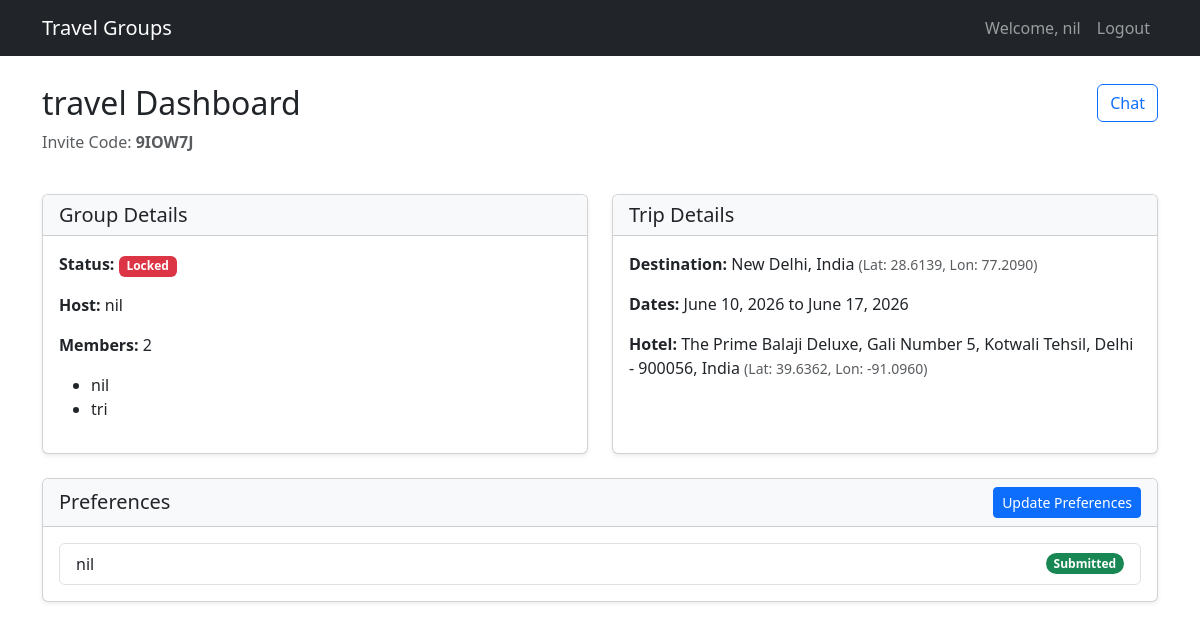
The page /group/9IOW7J/ (signed in) on the database its author committed.
### groups/models.py (models this page shows, shortened)
class ChatGroup(models.Model):
    name = models.CharField(max_length=100)
    code = models.CharField(max_length=8, unique=True, default=generate_unique_code)
    creator = models.ForeignKey(User, on_delete=models.CASCADE, related_name='created_groups')
    members = models.ManyToManyField(User, related_name='chat_groups')
    is_locked = models.BooleanField(default=False)
    created_at = models.DateTimeField(auto_now_add=True)

class Trip(models.Model):
    group = models.OneToOneField(ChatGroup, on_delete=models.CASCADE, related_name='trip')
    destination_city = models.CharField(max_length=100)
    destination_lat = models.FloatField(blank=True, null=True)
    destination_lon = models.FloatField(blank=True, null=True)
    start_date = models.DateField()
    end_date = models.DateField()
    hotel_name = models.CharField(max_length=100, blank=True, null=True)
    hotel_lat = models.FloatField(blank=True, null=True)
    hotel_lon = models.FloatField(blank=True, null=True)

class UserPreference(models.Model):
    user = models.ForeignKey(User, on_delete=models.CASCADE, related_name='preferences')
    group = models.ForeignKey(ChatGroup, on_delete=models.CASCADE, related_name='preferences')
    budget = models.DecimalField(max_digits=10, decimal_places=2)
    trip_style = models.CharField(max_length=50)
    walking_limit = models.FloatField(help_text="In kilometers")
    category_votes = models.JSONField(default=dict)
    days = models.IntegerField()
    embedding = models.TextField(blank=True, null=True)

### groups/views.py (the view)
# urls.py: path('group/<str:code>/', views.group_detail, name='group_detail'),
@login_required
def group_detail(request, code):
    group = get_object_or_404(ChatGroup, code=code)
    if request.user not in group.members.all():
        messages.error(request, 'You are not a member of this group.')
        return redirect('home')
    trip = getattr(group, 'trip', None)
    has_submitted_preference = UserPreference.objects.filter(group=group, user=request.user).exists()
    context = {
        'group': group,
        'trip': trip,
        'has_submitted_preference': has_submitted_preference,
        'is_host': request.user == group.creator,
    }
    return render(request, 'groups/group_detail.html', context)

### groups/templates/groups/group_detail.html (shortened to what this page needs)
{% extends 'base.html' %}
{% block content %}
<div class="row mb-4">
    <div class="col-md-8">
        <h2>{{ group.name }} Dashboard</h2>
        <p class="text-muted">Invite Code: <strong>{{ group.code }}</strong></p>
    </div>
    <div class="col-md-4 text-end">
        <a href="{% url 'chat_room' group.code %}" class="btn btn-outline-primary">Chat</a>
    </div>
</div>
<div class="row">
    <div class="col-md-6 mb-4">
        <div class="card shadow-sm h-100">
            <div class="card-header bg-light">
                <h5 class="mb-0">Group Details</h5>
            </div>
            <div class="card-body">
                <p><strong>Status:</strong> {% if group.is_locked %}<span class="badge bg-danger">Locked</span>{% else %}<span class="badge bg-success">Open</span>{% endif %}</p>
                <p><strong>Host:</strong> {{ group.creator.username }}</p>
                <p><strong>Members:</strong> {{ group.members.count }}</p>
                <ul>
                    {% for member in group.members.all %}
                    <li>{{ member.username }}</li>
                    {% endfor %}
                </ul>
            </div>
        </div>
    </div>
    <div class="col-md-6 mb-4">
        <div class="card shadow-sm h-100">
            <div class="card-header bg-light">
                <h5 class="mb-0">Trip Details</h5>
            </div>
            <div class="card-body">
                {% if trip %}
                <p><strong>Destination:</strong> {{ trip.destination_city }}
                   {% if trip.destination_lat %}<small class="text-muted">(Lat: {{ trip.destination_lat|floatformat:4 }}, Lon: {{ trip.destination_lon|floatformat:4 }})</small>{% endif %}
                </p>
                <p><strong>Dates:</strong> {{ trip.start_date }} to {{ trip.end_date }}</p>
                {% if trip.hotel_name %}
                <p><strong>Hotel:</strong> {{ trip.hotel_name }}
                   {% if trip.hotel_lat %}<small class="text-muted">(Lat: {{ trip.hotel_lat|floatformat:4 }}, Lon: {{ trip.hotel_lon|floatformat:4 }})</small>{% endif %}
                </p>
                {% endif %}
                {% endif %}
            </div>
        </div>
    </div>
    <div class="col-md-12">
        <div class="card shadow-sm">
            <div class="card-header bg-light d-flex justify-content-between align-items-center">
                <h5 class="mb-0">Preferences</h5>
                {% if group.is_locked %}
                <a href="{% url 'submit_preference' group.code %}" class="btn btn-sm btn-primary">
                    {% if has_submitted_preference %}Update Preferences{% else %}Submit Preferences{% endif %}
                </a>
                {% endif %}
            </div>
            <div class="card-body">
                {% if not group.is_locked %}
                <p class="text-muted">Preferences can only be submitted after the group is locked.</p>
                {% else %}
                <ul class="list-group">
                    {% for pref in group.preferences.all %}
                    <li class="list-group-item d-flex justify-content-between align-items-center">
                        {{ pref.user.username }}
                        <span class="badge bg-success rounded-pill">Submitted</span>
                    </li>
                    {% empty %}
                    <li class="list-group-item text-muted">No members have submitted preferences yet.</li>
                    {% endfor %}
                </ul>
                {% endif %}
            </div>
        </div>
    </div>
</div>
{% endblock %}

### templates/base.html (shortened to what this page needs)
<!DOCTYPE html>
<html lang="en">
<head>
    <link href="https://cdn.jsdelivr.net/npm/bootstrap@5.3.0/dist/css/bootstrap.min.css" rel="stylesheet">
</head>
<body>
    <nav class="navbar navbar-expand-lg navbar-dark bg-dark fixed-top">
        <div class="container">
            <a class="navbar-brand" href="{% url 'home' %}">Travel Groups</a>
            <div class="collapse navbar-collapse">
                <ul class="navbar-nav ms-auto">
                    {% if user.is_authenticated %}
                        <li class="nav-item">
                            <span class="nav-link">Welcome, {{ user.username }}</span>
                        </li>
                        <li class="nav-item">
                            <form method="post" action="{% url 'logout' %}">
                                <button type="submit" class="btn btn-link nav-link">Logout</button>
                            </form>
                        </li>
                    {% endif %}
                </ul>
            </div>
        </div>
    </nav>
    <div class="container mt-4">
        {% block content %}{% endblock %}
    </div>
</body>
</html>

### templates/base.html (style rules this page uses)
body { padding-top: 60px; }

### rows shown on the page
ChatGroup: name "travel", code "9IOW7J", creator.username "nil", members.count "2"
Trip: destination_city "New Delhi, India", destination_lat "28.6139", destination_lon "77.2090", start_date "June 10, 2026", end_date "June 17, 2026", hotel_name "The Prime Balaji Deluxe, Gali Number 5, Kotwali Tehsil, Delhi - 900056, India", hotel_lat "39.6362", hotel_lon "-91.0960"
UserPreference: user.username "nil"

### other values the page prints
{{ user.username }} "nil"
{{ member.username }} "nil"
{{ member.username }} "tri"
